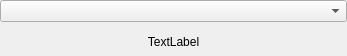
<?xml version="1.0" encoding="UTF-8"?>
<ui version="4.0">
 <class>Form</class>
 <widget class="QWidget" name="Form">
  <property name="geometry">
   <rect>
    <x>0</x>
    <y>0</y>
    <width>347</width>
    <height>56</height>
   </rect>
  </property>
  <property name="windowTitle">
   <string>Form</string>
  </property>
  <layout class="QVBoxLayout" name="verticalLayout">
   <property name="margin">
    <number>0</number>
   </property>
   <item>
    <widget class="QComboBox" name="comboBox"/>
   </item>
   <item>
    <widget class="QLabel" name="label">
     <property name="text">
      <string>TextLabel</string>
     </property>
     <property name="alignment">
      <set>Qt::AlignCenter</set>
     </property>
    </widget>
   </item>
  </layout>
 </widget>
 <resources/>
 <connections/>
</ui>
